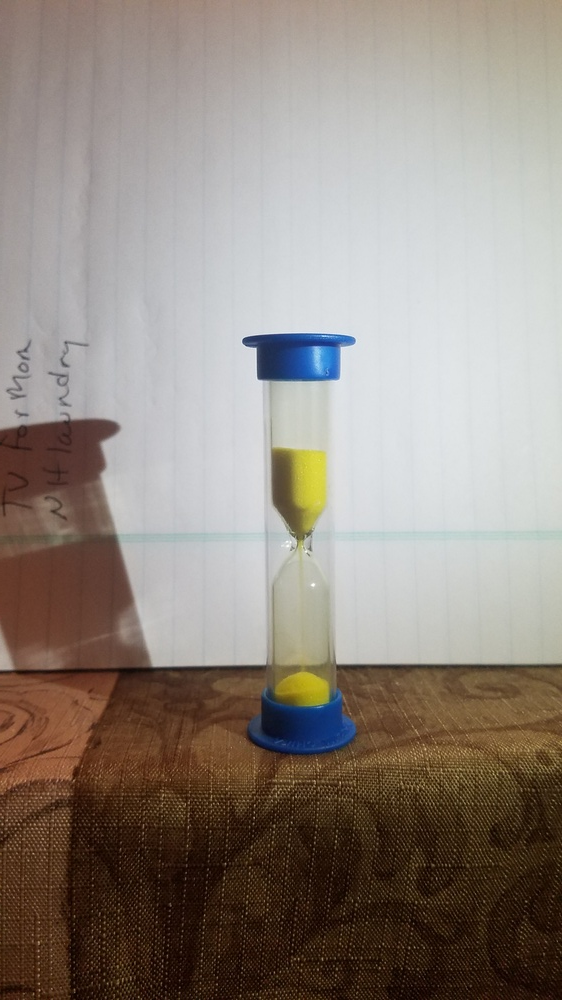
#> input picture img/test02.jpg, 562 x 1000 px, shrunk from 2268 x 4032 before the run
$ python clock.py   (older library calls are emulated)
#> lines starting #> are read from the running program, lines starting #| are printed output that depends on the picture; after the words box and inside, x2 and y2 are one past the last pixel; in counts of white or black regions, pixels touching at a corner belong together
### err.py
import sys
import colors

nl = '\n'


def err(msg=""):
        sys.stderr.write(colors.t_red + str(msg) + colors.t_nc + nl)
        sys.exit(1)


def warn(msg=""):
        sys.stderr.write(colors.t_yellow + str(msg) + colors.t_nc + nl)


def log(msg=""):
        sys.stderr.write(colors.t_blue + str(msg) + colors.t_nc + nl)

### clock.py
import cv2
import numpy as np
from matplotlib import pyplot as plt
from imutils import contours
import imutils
import math
import colors
import err


# Find the midpoint between two points (average the X and Y)
def midpoint(ptA, ptB):
        x1, y1 = ptA
        x2, y2 = ptB
        return ((x1 + x2) * 0.5, (y1 + y1) * 0.5)


def dist(ptA, ptB):
        x1, y1 = ptA
        x2, y2 = ptB
        dx = x1 - x2
        dy = y1 - y2
        return math.sqrt(dx**2 + dy**2)


def main(img_file):
        # Generate plot for drawing our figures
#> called with img_file = 'img/test02.jpg'
        plt.figure()
        # Read the image fromm its file
        img = cv2.imread(img_file)
#> img is the input picture: shape (1000, 562, 3); mean B, G, R 127.4, 135.7, 145.6
        # Grab original image dimensions`
        height, width, channels = img.shape
#> height = 1000; width = 562; channels = 3
        err.log("Original image width: {} height: {}".format(width, height))

        # Upper and lower bounds for colors used in thresholding
        boundaries = [([0, 100, 100], [80, 250, 220])]

        # Convert to hex codes for printing
        b0 = '#' + ''.join(map(lambda x: hex(x),
                               boundaries[0][0])).replace('0x', '')
        b1 = '#' + ''.join(map(lambda x: hex(x),
                               boundaries[0][1])).replace('0x', '')
        err.log("Running threshold with lower limit {}, upper limit {}"
                .format(b0, b1))

        threshed = threshold(img, boundaries)

        plt.subplot2grid((6, 4), (0, 0))
        plt.imshow(threshed)

        blurred, edged, dilated = edge_detect(threshed)

        plt.subplot2grid((6, 4), (0, 1))
        plt.imshow(blurred)

        plt.subplot2grid((6, 4), (0, 2))
        plt.imshow(edged)

        plt.subplot2grid((6, 4), (0, 3))
        plt.imshow(dilated)

        cnts = find_contours(dilated.copy())

        img, dilated, sand_h, sand_w = draw_boxes(img, dilated.copy(),
                                                  cnts, width, height)
        print(colors.t_green + "Found width and height of sand: {}px by {}px"
                               .format(sand_h, sand_w))

        img = cv2.cvtColor(img, cv2.COLOR_BGR2RGB)
        plt.subplot2grid((6, 4), (2, 0), colspan=2, rowspan=5)
        plt.imshow(dilated)
        plt.subplot2grid((6, 4), (2, 2), colspan=2, rowspan=5)
        plt.imshow(img)
        plt.show()


def threshold(img, boundaries):
        threshed = img.copy()
        for (lower, upper) in boundaries:
                lower = np.array(lower, dtype="uint8")
                upper = np.array(upper, dtype="uint8")
                mask = cv2.inRange(img, lower, upper)
                threshed = cv2.bitwise_and(img, img, mask=mask)
#> this loop made 1 pass
#> pass 1, in threshold, `mask = cv2.inRange(img, lower, upper)`:
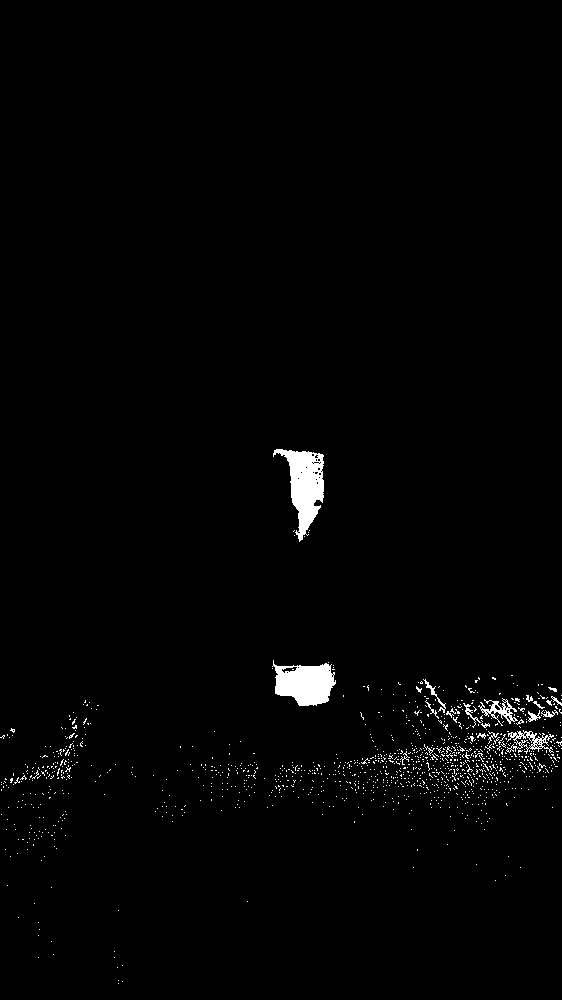
#> mask: shape (1000, 562); 1.5% white; 1206 white regions (1188 under 20 px), largest, box (x1, y1, x2, y2) and area: (273, 449, 324, 542) 2251, (272, 660, 336, 706) 1974, (506, 730, 554, 754) 398
#> pass 1, in threshold, `threshed = cv2.bitwise_and(img, img, mask=mask)`:
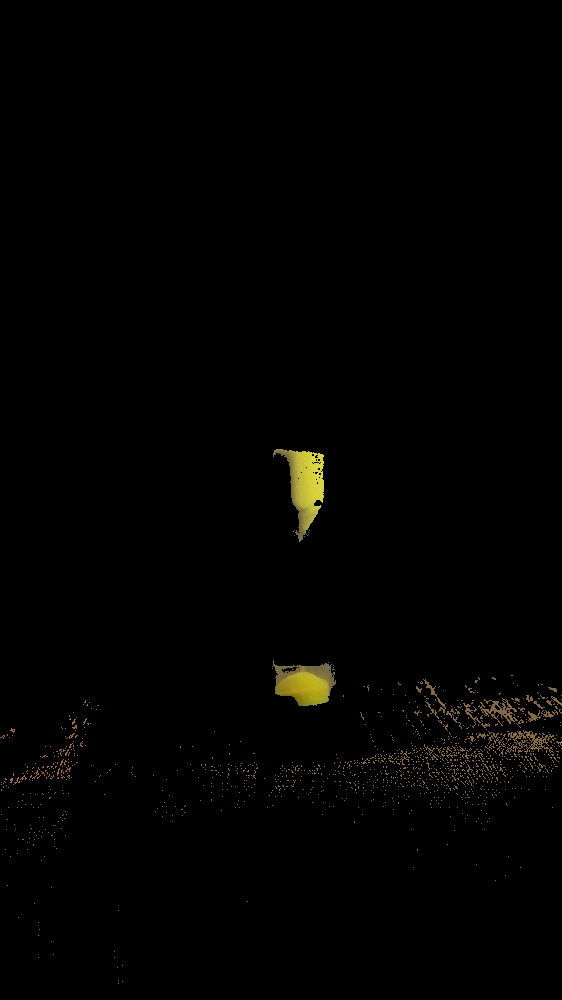
#> threshed: shape (1000, 562, 3); mean B, G, R 0.9, 1.9, 2.2
        return threshed


def edge_detect(img):
        err.log("Taking blurred image edge detection")
        blurred = cv2.GaussianBlur(img, (21, 21), 0)

        # perform edge detection, then perform a dilation + erosion to
        # close gaps in between object edges
        err.log("Running Canny edge detection")
        edged = cv2.Canny(blurred, 50, 100)
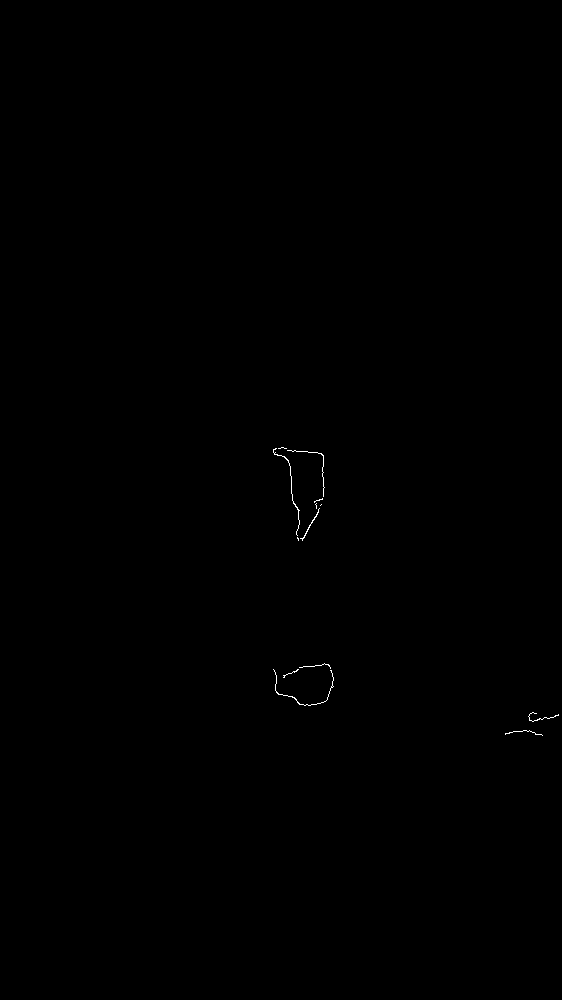
#> edged: shape (1000, 562); 0.1% white in thin lines or dots, all inside (x1, y1, x2, y2) = (273, 447, 559, 736)

        err.log("Dilating edges")
        dilated = cv2.dilate(edged, None, iterations=5)
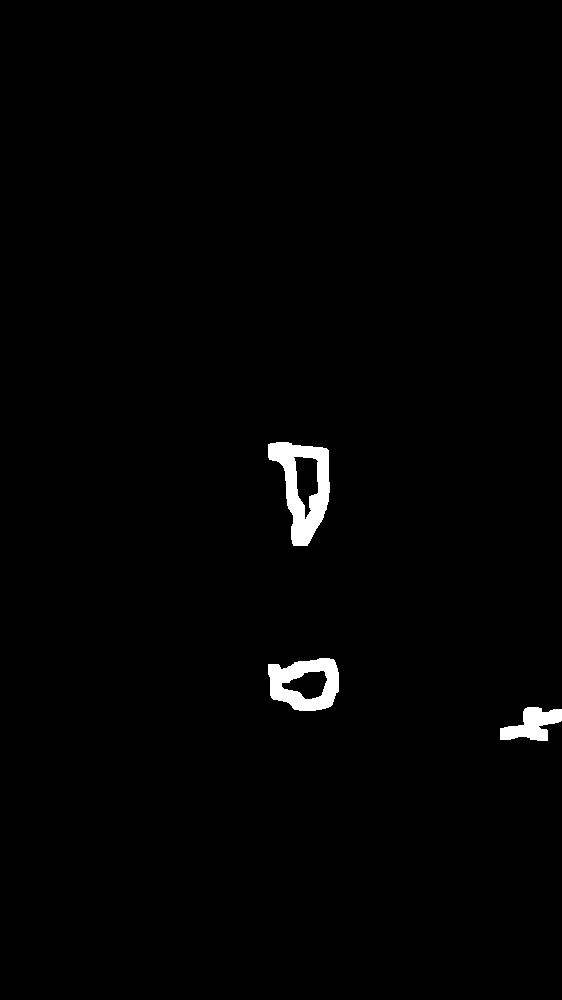
#> dilated: shape (1000, 562); 1.2% white; 3 white regions

        return blurred, edged, dilated


def find_contours(img):
        # find contours in the edge map
        cnts = cv2.findContours(img.copy(), cv2.RETR_EXTERNAL,
                                cv2.CHAIN_APPROX_SIMPLE)
#> cnts = 3 contours; box (x1, y1, x2, y2) and area: (268, 442, 330, 546) 3901, (268, 658, 339, 711) 2924, (500, 707, 562, 741) 1128
        cnts = cnts[0] if imutils.is_cv2() else cnts[1]

        # sort the contours from left-to-right and initialize the
        # 'pixels per metric' calibration variable
        (cnts, _) = contours.sort_contours(cnts)

        return cnts


def draw_boxes(img, dilated, cnts, width, height):

#> called with width = 562, height = 1000
        sand_h = -1
        sand_w = -1

        hh = height / 2
#> hh = 500
        hw = width / 2
#> hw = 281

        for c in cnts:
                # If the area contained in the contour is too small
                # (smaller than a 10px by 20px area), ignore it
                if cv2.contourArea(c) < (0.025 * height) * (0.025 * width):
                        continue

                # Find the bounding box of this contour
                box = cv2.minAreaRect(c)
                if imutils.is_cv2():
                        box = cv2.cv.BoxPoints(box)
                else:
                        box = cv2.boxPoints(box)

                box = np.array(box, dtype="int")

                # Find midpoints of the bounding box edges
                (tl, tr, br, bl) = box
                (tltrX, tltrY) = midpoint(tl, tr)
                (blbrX, blbrY) = midpoint(bl, br)
                (tlblX, tlblY) = midpoint(tl, bl)
                (trbrX, trbrY) = midpoint(tr, br)

                # compute the Euclidean distance between the midpoints
                # to get the edge lengths
                h = dist((tltrX, tltrY), (blbrX, blbrY))
                w = dist((tlblX, tlblY), (trbrX, trbrY))

                # get the extreme left/right/top/bottom points
                leftmost = tuple(c[c[:, :, 0].argmin()][0])
                rightmost = tuple(c[c[:, :, 0].argmax()][0])
                topmost = tuple(c[c[:, :, 1].argmin()][0])
                bottommost = tuple(c[c[:, :, 1].argmax()][0])

                text_color = (50, 200, 50)
                sand_box = True

                # If the extreme points are not positioned in a way
                # that they could be our sand, mark them differently
                x, y = leftmost
                if x > width / 2:
                        err.log("Detected false contour at " +
                                "({}, {}); discarded for ".format(x, y) +
                                "leftmost x value above {}".format(hw))
                        text_color = (50, 50, 200)
                        sand_box = False

                x, y = rightmost
                if x < width / 2:
                        err.log("Detected false contour at " +
                                "({}, {}); discarded for ".format(x, y) +
                                "rightmost x value below {}".format(hw))
                        text_color = (50, 50, 200)
                        sand_box = False

                x, y = topmost
                if y > height / 2 - .05 * height:
                        err.log("Detected false contour at " +
                                "({}, {}); discarded for ".format(x, y) +
                                "topmost y value above {}".format(hh - 20))
                        text_color = (50, 50, 200)
                        sand_box = False

                if y < height / 2 - 35 * height:
                        err.log("Detected false contour at " +
                                "({}, {}); discarded for ".format(x, y) +
                                "topmost y value below {}".format(hh - 250))
                        text_color = (50, 50, 200)
                        sand_box = False

                x, y = bottommost
                if y > height / 2 + 0.05 * height:
                        err.log("Detected false contour at " +
                                "({}, {}); discarded for ".format(x, y) +
                                "bottommost y value above {}".format(hh + 30))
                        text_color = (50, 50, 200)
                        sand_box = False

                if sand_box is True:
                        sand_h = h
                        sand_w = w
                        print(colors.t_green +
                              "Found sand at ({}, {})".format(x, y))

                cv2.drawContours(img, [box.astype("int")], -1,
                                 text_color, 2)

                cv2.drawContours(dilated, [box.astype("int")], -1,
                                 text_color, 2)

                # draw the object sizes on the image
                cv2.putText(img, "{:.1f}px".format(w),
                            (int(tltrX - 15), int(tltrY - 10)),
                            cv2.FONT_HERSHEY_SIMPLEX,
                            0.65, text_color, 2)

                cv2.putText(img, "{:.1f}px".format(h),
                            (int(trbrX + 10), int(trbrY)),
                            cv2.FONT_HERSHEY_SIMPLEX,
                            0.65, text_color, 2)

                cv2.putText(dilated, "{:.1f}px".format(w),
                            (int(tltrX - 15), int(tltrY - 10)),
                            cv2.FONT_HERSHEY_SIMPLEX,
                            0.65, text_color, 2)

                cv2.putText(dilated, "{:.1f}px".format(h),
                            (int(trbrX + 10), int(trbrY)),
                            cv2.FONT_HERSHEY_SIMPLEX,
                            0.65, text_color, 2)
#> this loop made 3 passes
#> (tl, tr, br, bl) on pass 2: ([270, 546], [267, 442], [327, 440], [330, 544])
#> (tl, tr, br, bl) on passes 1, 3: ([271, 714], [266, 662], [336, 656], [341, 707]), ([560, 740], [499, 738], [500, 705], [561, 707])
#| [38;5;10mFound sand at (293, 545)

        return img, dilated, sand_h, sand_w

main('img/test02.jpg')
#> in main, `img, dilated, sand_h, sand_w = draw_boxes(img, dilated.copy(), cnts, w..`: sand_h = 60.03; sand_w = 104
#| [38;5;10mFound width and height of sand: 60.03332407921454px by 104.04326023342406px
